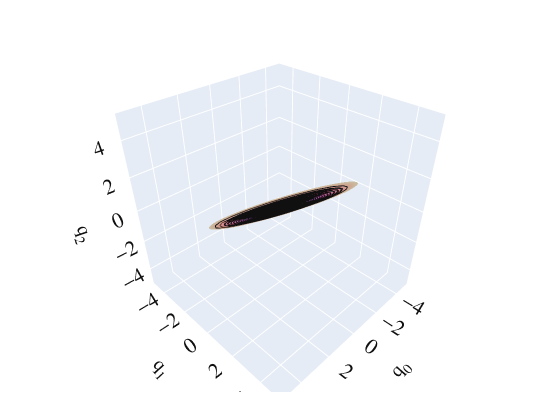

Write notebook code for a chart like this one.
### Markdown cell above
Now both ```ssm.decoder``` and ```ssm.encoder``` are fitted.

## we plot the manifold in the observable space and the reduced corrdinates.

### Code cell
fig = plotter.make_plot(ssm, data_name = 'observables', idx_trajectories=[0, 1], idx_coordinates=[0, 1, 2],
                        with_predictions = False, add_surface = True)
fig.show()

### Figure 1 — Plotly figure (JSON) as saved in the notebook; plotly's stock layout.template omitted (floating-point values rounded to 4 significant figures; data arrays with more than 128 entries replaced by an {"elided": "..."} marker saying what was removed)
{"data": [{"colorscale": [[0, "rgb(75, 41, 145)"], [0.1667, "rgb(135, 44, 162)"], [0.3333, "rgb(192, 54, 157)"], [0.5, "rgb(234, 79, 136)"], [0.6667, "rgb(250, 120, 118)"], [0.8333, "rgb(246, 169, 122)"], [1, "rgb(237, 217, 163)"]], "opacity": 0.7, "showlegend": false, "showscale": false, "surfacecolor": {"elided": "101x101 float values"}, "type": "surface", "x": {"elided": "101x101 float values"}, "y": {"elided": "101x101 float values"}, "z": {"elided": "101x101 float values"}}, {"line": {"color": "#101010", "width": 2}, "mode": "lines", "name": "", "showlegend": false, "type": "scatter3d", "x": {"elided": "2400 float values"}, "y": {"elided": "2400 float values"}, "z": {"elided": "2400 float values"}}, {"line": {"color": "#101010", "width": 2}, "mode": "lines", "name": "", "showlegend": false, "type": "scatter3d", "x": {"elided": "2386 float values"}, "y": {"elided": "2386 float values"}, "z": {"elided": "2386 float values"}}], "layout": {"autosize": true, "font": {"color": "#101010", "family": "Helvetica", "size": 16}, "height": 420, "margin": {"b": 28, "l": 28, "r": 28, "t": 28}, "scene": {"aspectmode": "auto", "aspectratio": {"x": 0.9925, "y": 1.004, "z": 1.003}, "xaxis": {"range": [-5.108, 5.321], "title": {"text": "q<sub>0</sub>"}, "type": "linear"}, "yaxis": {"range": [-5.108, 5.321], "title": {"text": "q<sub>1</sub>"}, "type": "linear"}, "zaxis": {"range": [-5.108, 5.321], "title": {"text": "q<sub>2</sub>"}, "type": "linear"}}, "width": 560}}
